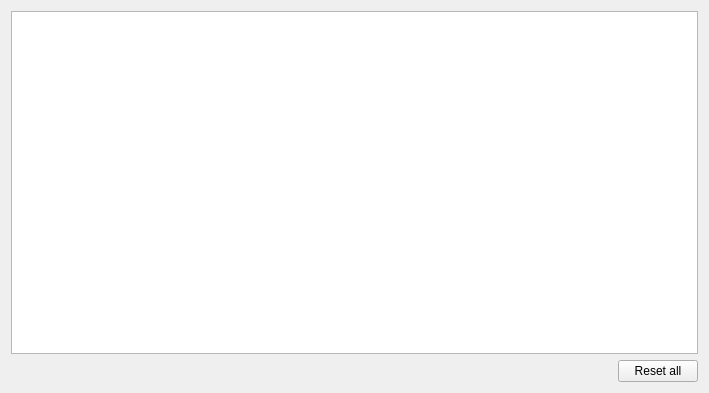
<?xml version="1.0" encoding="UTF-8"?>
<ui version="4.0">
 <class>IconManagementWidget</class>
 <widget class="QWidget" name="IconManagementWidget">
  <property name="geometry">
   <rect>
    <x>0</x>
    <y>0</y>
    <width>709</width>
    <height>393</height>
   </rect>
  </property>
  <property name="windowTitle">
   <string>Form</string>
  </property>
  <layout class="QVBoxLayout" name="verticalLayout">
   <item>
    <widget class="QTableWidget" name="overrideIconsTableWidget"/>
   </item>
   <item>
    <layout class="QHBoxLayout" name="bottomHorizontalLayout">
     <item>
      <spacer name="bottomHorizontalSpacer">
       <property name="orientation">
        <enum>Qt::Horizontal</enum>
       </property>
       <property name="sizeHint" stdset="0">
        <size>
         <width>548</width>
         <height>20</height>
        </size>
       </property>
      </spacer>
     </item>
     <item>
      <widget class="QPushButton" name="resetAllPushButton">
       <property name="text">
        <string>Reset all</string>
       </property>
      </widget>
     </item>
    </layout>
   </item>
  </layout>
 </widget>
 <resources/>
 <connections/>
</ui>
